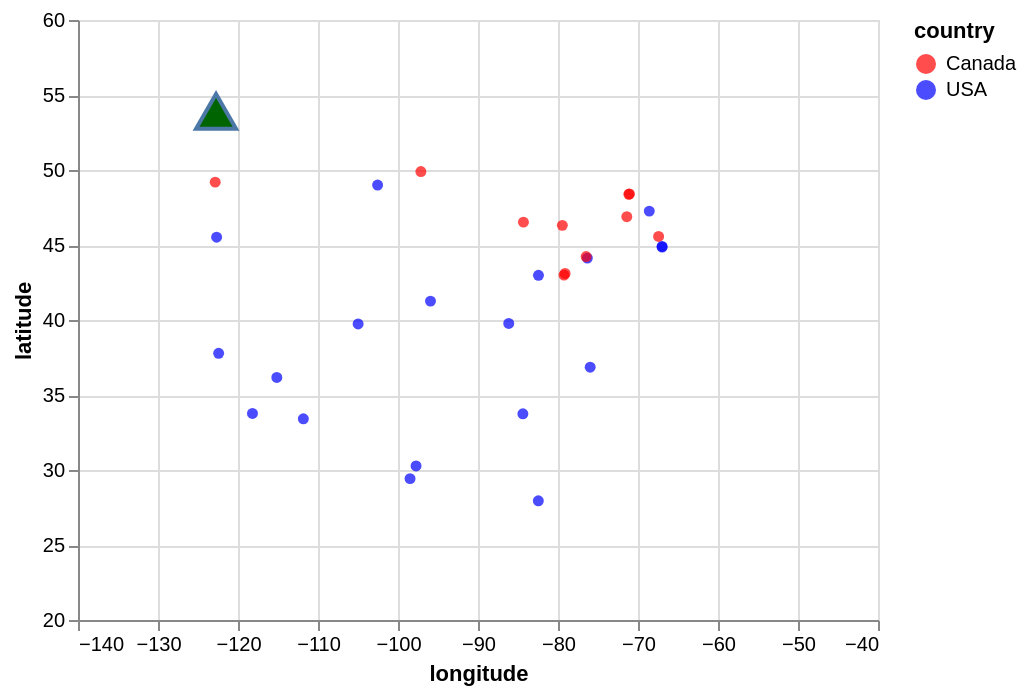

Vega-Lite specification for this chart:
### Vega-Lite specification from a JSON file in a GitHub repository (floating-point values rounded to 4 significant figures)
{"config": {"view": {"continuousWidth": 400, "continuousHeight": 300}}, "layer": [{"data": {"values": [{"longitude": -79.46, "latitude": 46.31, "country": "Canada"}, {"longitude": -84.39, "latitude": 33.75, "country": "USA"}, {"longitude": -67.43, "latitude": 45.57, "country": "Canada"}, {"longitude": -97.74, "latitude": 30.27, "country": "USA"}, {"longitude": -97.14, "latitude": 49.9, "country": "Canada"}, {"longitude": -82.46, "latitude": 27.95, "country": "USA"}, {"longitude": -71.15, "latitude": 48.38, "country": "Canada"}, {"longitude": -105.0, "latitude": 39.74, "country": "USA"}, {"longitude": -76.33, "latitude": 44.13, "country": "USA"}, {"longitude": -76.48, "latitude": 44.23, "country": "Canada"}, {"longitude": -111.8, "latitude": 33.42, "country": "USA"}, {"longitude": -115.1, "latitude": 36.17, "country": "USA"}, {"longitude": -102.5, "latitude": 49.0, "country": "USA"}, {"longitude": -68.59, "latitude": 47.26, "country": "USA"}, {"longitude": -71.07, "latitude": 48.41, "country": "Canada"}, {"longitude": -66.99, "latitude": 44.91, "country": "USA"}, {"longitude": -122.8, "latitude": 49.19, "country": "Canada"}, {"longitude": -84.32, "latitude": 46.52, "country": "Canada"}, {"longitude": -79.12, "latitude": 43.1, "country": "Canada"}, {"longitude": -122.4, "latitude": 37.78, "country": "USA"}, {"longitude": -122.7, "latitude": 45.52, "country": "USA"}, {"longitude": -66.98, "latitude": 44.86, "country": "USA"}, {"longitude": -71.4, "latitude": 46.89, "country": "Canada"}, {"longitude": -95.94, "latitude": 41.26, "country": "USA"}, {"longitude": -98.5, "latitude": 29.42, "country": "USA"}, {"longitude": -82.44, "latitude": 42.98, "country": "USA"}, {"longitude": -79.25, "latitude": 42.99, "country": "Canada"}, {"longitude": -118.2, "latitude": 33.77, "country": "USA"}, {"longitude": -86.16, "latitude": 39.77, "country": "USA"}, {"longitude": -75.98, "latitude": 36.85, "country": "USA"}]}, "mark": "circle", "encoding": {"color": {"type": "nominal", "field": "country", "scale": {"domain": ["Canada", "USA"], "range": ["red", "blue"]}}, "x": {"type": "quantitative", "field": "longitude", "scale": {"domain": [-140, -40]}}, "y": {"type": "quantitative", "field": "latitude", "scale": {"domain": [20, 60]}}}}, {"data": {"values": [{"longitude": -122.7, "latitude": 53.91, "country": "Canada"}]}, "mark": {"type": "point", "fill": "darkgreen", "opacity": 1, "shape": "triangle-up", "size": 400}, "encoding": {"x": {"type": "quantitative", "field": "longitude"}, "y": {"type": "quantitative", "field": "latitude"}}}], "$schema": "https://vega.github.io/schema/vega-lite/v5.json", "data": {"values": [{"longitude": -79.46, "latitude": 46.31, "country": "Canada"}, {"longitude": -84.39, "latitude": 33.75, "country": "USA"}, {"longitude": -67.43, "latitude": 45.57, "country": "Canada"}, {"longitude": -97.74, "latitude": 30.27, "country": "USA"}, {"longitude": -97.14, "latitude": 49.9, "country": "Canada"}, {"longitude": -82.46, "latitude": 27.95, "country": "USA"}, {"longitude": -71.15, "latitude": 48.38, "country": "Canada"}, {"longitude": -105.0, "latitude": 39.74, "country": "USA"}, {"longitude": -76.33, "latitude": 44.13, "country": "USA"}, {"longitude": -76.48, "latitude": 44.23, "country": "Canada"}, {"longitude": -111.8, "latitude": 33.42, "country": "USA"}, {"longitude": -115.1, "latitude": 36.17, "country": "USA"}, {"longitude": -102.5, "latitude": 49.0, "country": "USA"}, {"longitude": -68.59, "latitude": 47.26, "country": "USA"}, {"longitude": -71.07, "latitude": 48.41, "country": "Canada"}, {"longitude": -66.99, "latitude": 44.91, "country": "USA"}, {"longitude": -122.8, "latitude": 49.19, "country": "Canada"}, {"longitude": -84.32, "latitude": 46.52, "country": "Canada"}, {"longitude": -79.12, "latitude": 43.1, "country": "Canada"}, {"longitude": -122.4, "latitude": 37.78, "country": "USA"}, {"longitude": -122.7, "latitude": 45.52, "country": "USA"}, {"longitude": -66.98, "latitude": 44.86, "country": "USA"}, {"longitude": -71.4, "latitude": 46.89, "country": "Canada"}, {"longitude": -95.94, "latitude": 41.26, "country": "USA"}, {"longitude": -98.5, "latitude": 29.42, "country": "USA"}, {"longitude": -82.44, "latitude": 42.98, "country": "USA"}, {"longitude": -79.25, "latitude": 42.99, "country": "Canada"}, {"longitude": -118.2, "latitude": 33.77, "country": "USA"}, {"longitude": -86.16, "latitude": 39.77, "country": "USA"}, {"longitude": -75.98, "latitude": 36.85, "country": "USA"}]}}
